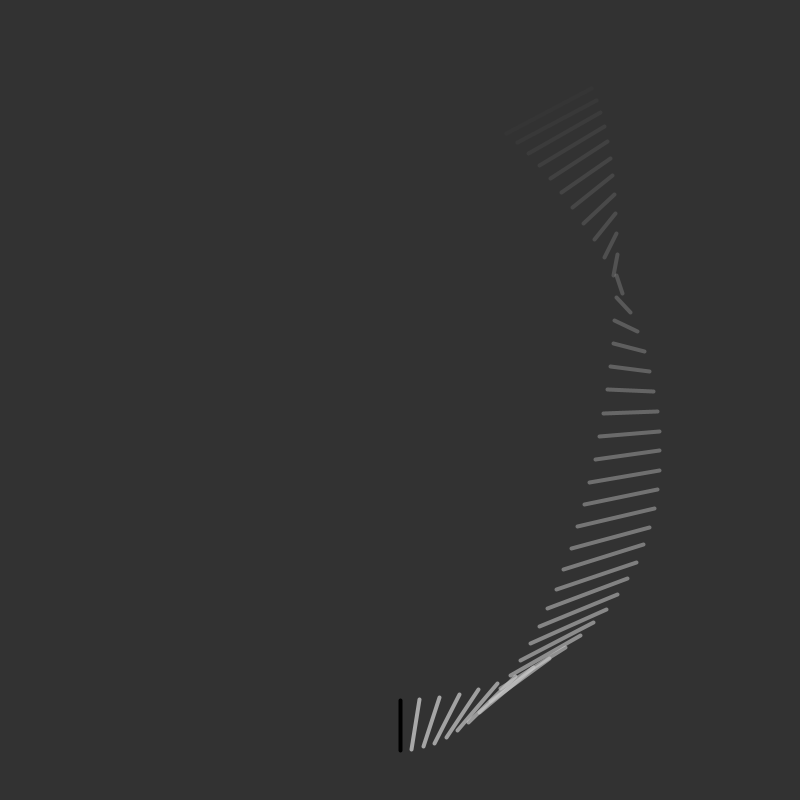
Frame 1 (no input)
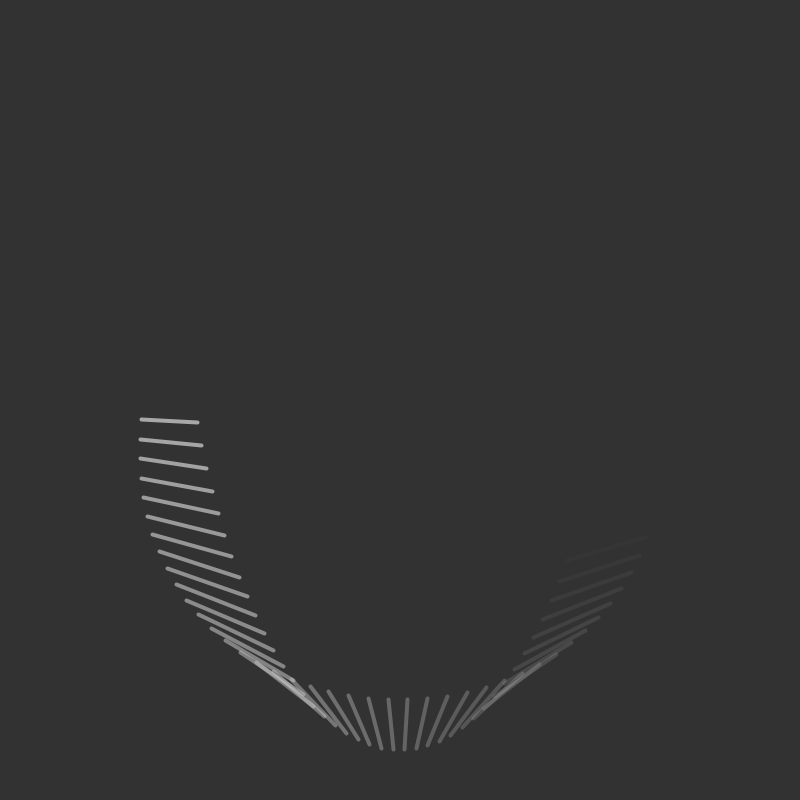
Frame 60 (the mouse pressed at the canvas centre just before this capture)
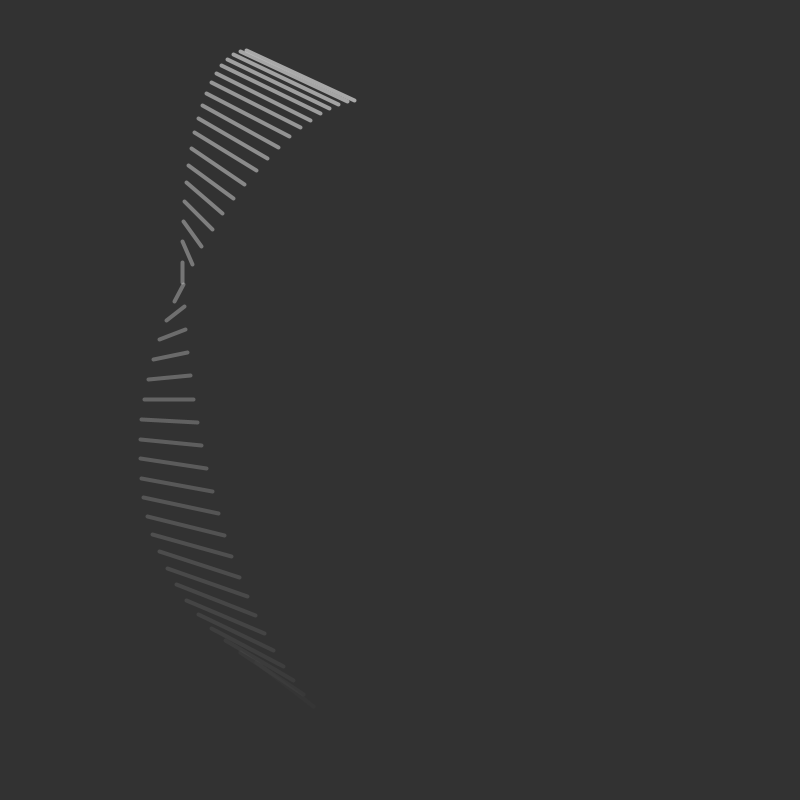
Frame 120 (the mouse held since frame 60 and released just before this capture)

The Processing sketch that drew these frames (run headless with seeded random() and noise(); from frame 60 on, the mouse is pressed at the canvas centre):

// Processing sketch: parametricLines
// ── parametricLines.pde
float t;
int numOfLines = 50;

void setup() {
  size(800, 800);
  //background(50);
}

void draw() {
  background(50);
  strokeWeight(4);
  translate(width / 2, height / 2);

  //point(x(t), y(t));

  for (int i = 0; i < numOfLines; i++) {
    line(x(t + i), y(t + i), x2(t + i), y2(t + i));
    //line(-x2(t + i), -y2(t + i), x(t + i), y(t + i));
    stroke(200, 200 - (i * 5));
  }

  t-= 0.4;
}

//Parametric Equations
float x(float t) {
  return sin(t / 30) * 150 + sin(t / 15) * 100;
}

float y(float t) {
  return cos(t / 15) * 150 + cos(t / 15) * 200;
}

float x2(float t) {
  return sin(t / 10) * 100 + sin(t / 20) * 200;
}

float y2(float t) {
  return cos(t / 15) * 100 + cos(t / 15) * 200;
}
